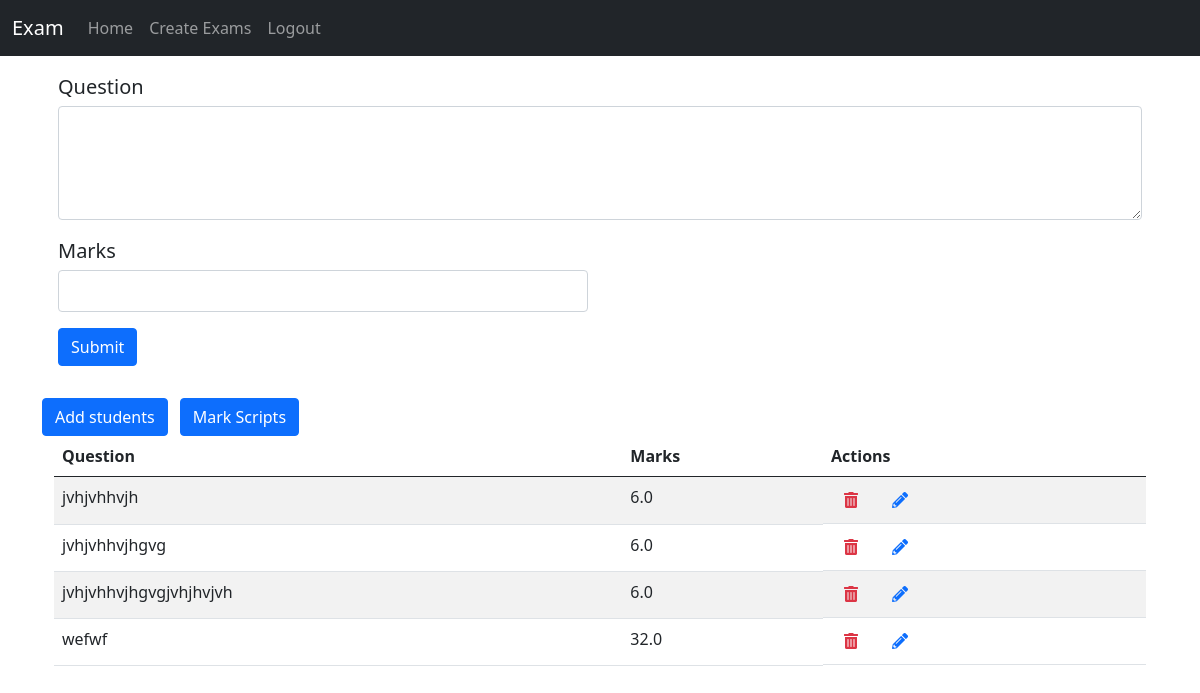
Before: /teacher/create_essay_questions/10/ (signed in) with the older database file.
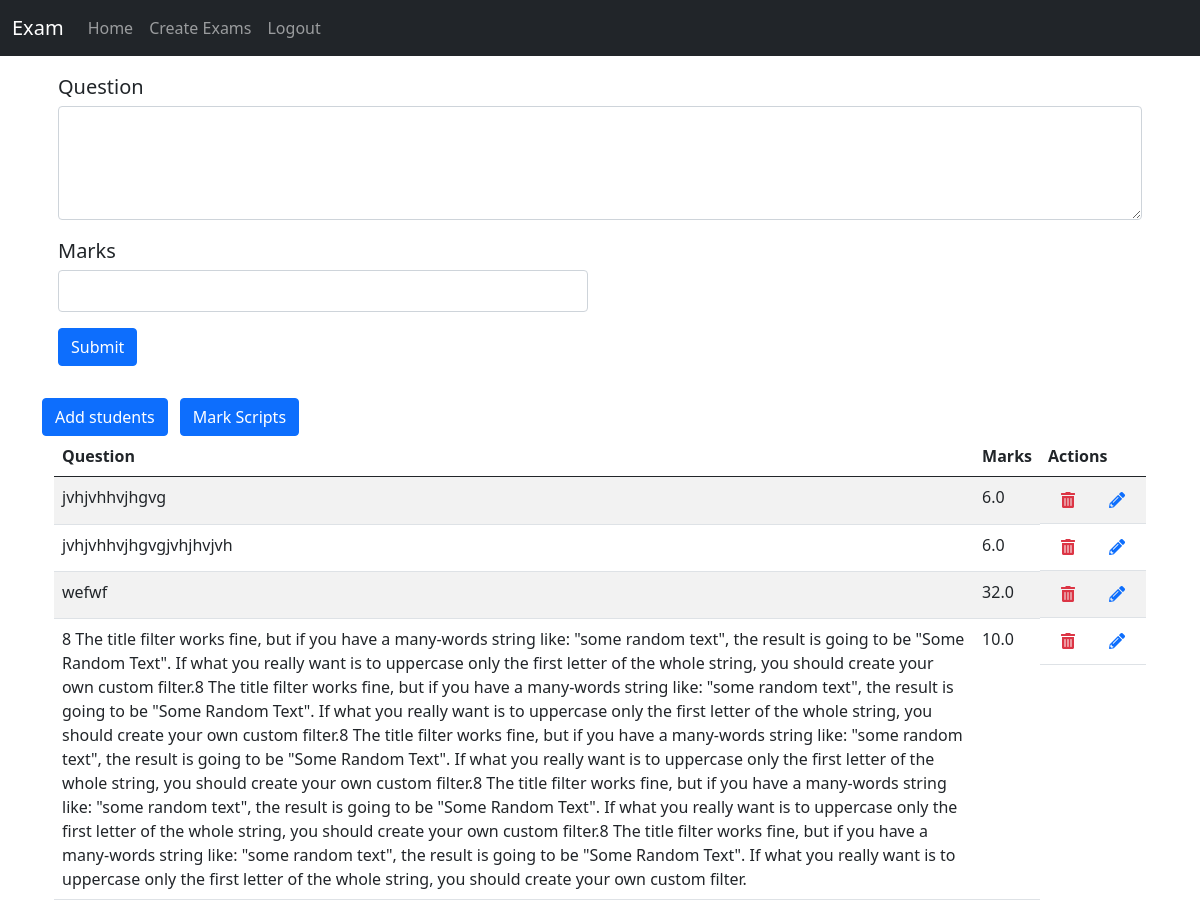
After: the same page with the newer database file.
### apps/teachers/models.py (models this page shows, shortened)
class Question(models.Model):
    exam = models.ForeignKey(Exam, related_name="questions", on_delete=models.CASCADE)
    question = models.TextField()
    marks = models.FloatField()
    def __str__(self) -> str:
        return self.question

### apps/teachers/views.py (the view)
@login_required
@teacher_required
def essay_question_create_page(request, exam_id):
    exam = get_object_or_404(Exam, pk=exam_id)
    if exam.exam_type == "essay":
        question_form = QuestionForm(request.POST or None)
        if request.method == "POST":
            if question_form.is_valid():
                question = question_form.save(commit=False)
                question.exam = exam
                question.save()
                question_form = QuestionForm()
        questions = exam.questions.all()
        context = {"questions": questions, "form": question_form, "exam": exam}
        return render(request, "teachers/create_essay_questions.html", context)
    messages.error(request, f"{exam.name} is not an essay question")
    return redirect("create_exam")

### apps/teachers/forms.py
class QuestionForm(forms.ModelForm):
    class Meta:
        model = Question
        fields = ["question", "marks"]

### templates/teachers/create_essay_questions.html (shortened to what this page needs)
{% extends "index.html" %}
{% block content %}
    <br>
    <br>
    <div class="card-body">
        <div class="row">
            <div class="col">
                <form class="contact-form">
                    <div class="row mb-3">
                        <div class="form-group col">
                            <label class="form-label mb-1 fs-5">Question</label>
                            <textarea maxlength="5000"
                                      data-msg-required="Add question"
                                      rows="4"
                                      class="form-control fs-6 py-2"
                                      name="question"
                                      required></textarea>
                        </div>
                    </div>
                    <div class="row mb-3">
                        <div class="form-group col-lg-6">
                            <label class="form-label mb-1 fs-5">Marks</label>
                            <input type="number"
                                   value=""
                                   data-msg-required="Please enter your email address."
                                   data-msg-email="Enter marks"
                                   maxlength="100"
                                   class="form-control fs-6 py-2"
                                   name="marks"
                                   required>
                        </div>
                    </div>
                    <div class="row">
                        <div class="form-group col">
                            <button type="submit"
                                    value="Submit Form"
                                    class="btn btn-primary"
                                    hx-post="{% url 'create_essay_questions_form' exam.id %}"
                                    hx-target="#questions">Submit</button>
                        </div>
                    </div>
                </form>
            </div>
        </div>
    </div>
    <a href="{% url 'students_create' exam.id %}" class="btn btn-primary mt-3 me-2">Add students</a>
    <a class="btn btn-primary mt-3" href="{% url 'scripts' exam.id %}">Mark Scripts</a>
    <div id="questions">{% include "partials/questions.html" %}</div>
{% endblock content %}

### templates/partials/questions.html (shortened to what this page needs)
<div class="container">
    <div class="row">
        <div class="col">
            <table class="table table-striped">
                <thead>
                    <tr>
                        <th scope="col">Question</th>
                        <th scope="col">Marks</th>
                        <th scope="col">Actions</th>
                    </tr>
                </thead>
                <tbody>
                    {% for question in questions %}
                    <tr>
                        <td>{{ question }}</td>
                        <td>{{ question.marks }}</td>
                        <td class="d-flex">
                            <button type="button" class="btn btn-transparent text-danger fas fa-trash-alt"
                                    data-bs-toggle="modal"
                                    data-bs-target="#deleteModal{{ question.id }}"></button>
                            <button type="button" class="btn btn-transparent text-primary fas fa-pencil-alt ms-2"
                                    data-bs-toggle="modal"
                                    data-bs-target="#formModal{{ question.id }}"></button>
                        </td>
                    </tr>
                    {% endfor %}
                </tbody>
            </table>
        </div>
    </div>
</div>

Changed rows visible on the page:
removed Question: question "jvhjvhhvjh", marks "6.0"
added Question: question "8 The title filter works fine, but if you have a many-words string like: \"some random text\", the result is going to be \"Some Random Text\". If what you really want is to uppercase only the first letter of the whole string, you should create your own custom filter.8 The title filter works fine, but if you have a many-words string like: \"some random text\", the result is going to be \"Some Random Text\". If what you really want is to uppercase only the first letter of the whole string, you should create your own custom filter.8 The title filter works fine, but if you have a many-words string like: \"some random text\", the result is going to be \"Some Random Text\". If what you really want is to…", marks "10.0"
